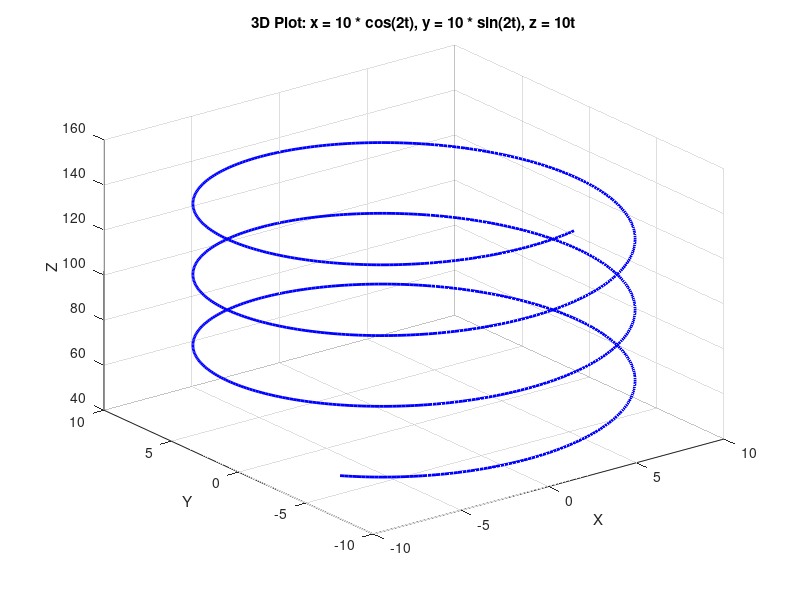

MATLAB code to generate this figure:
t = linspace(5, 15, 1000);

x = 10 * cos(2 * t);
y = 10 * sin(2 * t);
z = 10 * t;

% Create a 3D plot
figure;
plot3(x, y, z, 'b', 'LineWidth', 2);
xlabel('X');
ylabel('Y');
zlabel('Z');
title('3D Plot: x = 10 * cos(2t), y = 10 * sin(2t), z = 10t');
grid on;